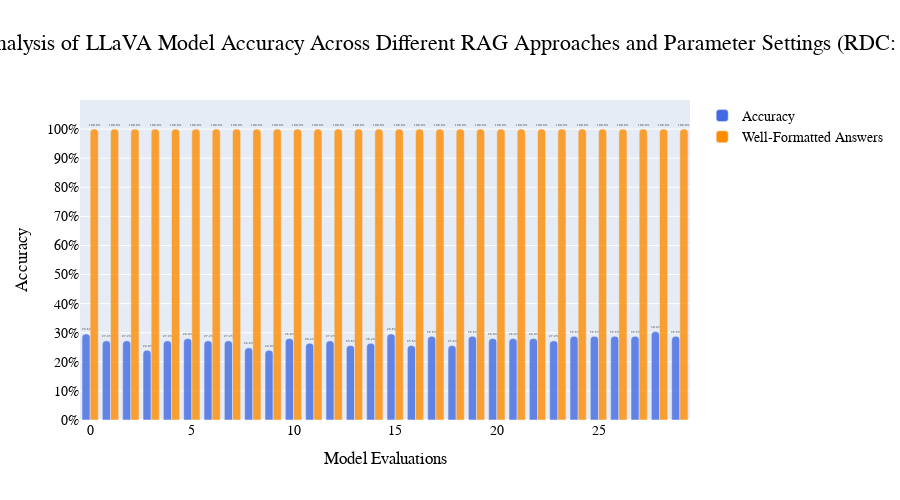

Write notebook code for a chart like this one.
### Code cell
world_med_qa_v_plot_helpers.display_bar_chart_on_evaluation_results(
    evaluation_results=evaluation_results,
    title="Analysis of LLaVA Model Accuracy Across Different RAG Approaches and Parameter Settings (RDC: 1)"
)

### Figure 1 — Plotly figure (JSON) as saved in the notebook; plotly's stock layout.template omitted (floating-point values rounded to 4 significant figures; data arrays with more than 128 entries replaced by an {"elided": "..."} marker saying what was removed)
{"data": [{"cliponaxis": false, "customdata": {"elided": "30x8 mixed values"}, "hovertemplate": "VQA Strategy Type: %{customdata[0]}<br>Prompt Type: %{customdata[1]}<br>Relevant Documents Count: %{customdata[2]}<br>Document Splitter: %{customdata[3]}<br>Add Title: %{customdata[4]}<br>Token Count: %{customdata[5]}<br>Chunk Size: %{customdata[6]}<br>Chunk Overlap: %{customdata[7]}<br>", "marker": {"color": "royalblue", "opacity": 0.8}, "name": "Accuracy", "text": [0.296, 0.272, 0.272, 0.24, 0.272, 0.28, 0.272, 0.272, 0.248, 0.24, 0.28, 0.264, 0.272, 0.256, 0.264, 0.296, 0.256, 0.288, 0.256, 0.288, 0.28, 0.28, 0.28, 0.272, 0.288, 0.288, 0.288, 0.288, 0.304, 0.288], "textposition": "outside", "texttemplate": "%{y:.1%}", "type": "bar", "width": 0.4, "x": [0, 1, 2, 3, 4, 5, 6, 7, 8, 9, 10, 11, 12, 13, 14, 15, 16, 17, 18, 19, 20, 21, 22, 23, 24, 25, 26, 27, 28, 29], "y": [0.296, 0.272, 0.272, 0.24, 0.272, 0.28, 0.272, 0.272, 0.248, 0.24, 0.28, 0.264, 0.272, 0.256, 0.264, 0.296, 0.256, 0.288, 0.256, 0.288, 0.28, 0.28, 0.28, 0.272, 0.288, 0.288, 0.288, 0.288, 0.304, 0.288]}, {"cliponaxis": false, "customdata": {"elided": "30x8 mixed values"}, "hovertemplate": "VQA Strategy Type: %{customdata[0]}<br>Prompt Type: %{customdata[1]}<br>Relevant Documents Count: %{customdata[2]}<br>Document Splitter: %{customdata[3]}<br>Add Title: %{customdata[4]}<br>Token Count: %{customdata[5]}<br>Chunk Size: %{customdata[6]}<br>Chunk Overlap: %{customdata[7]}<br>", "marker": {"color": "darkorange", "opacity": 0.8}, "name": "Well-Formatted Answers", "text": [1, 1, 1, 1, 1, 1, 1, 1, 1, 1, 1, 1, 1, 1, 1, 1, 1, 1, 1, 1, 1, 1, 1, 1, 1, 1, 1, 1, 1, 1], "textposition": "outside", "texttemplate": "%{y:.1%}", "type": "bar", "width": 0.4, "x": [0, 1, 2, 3, 4, 5, 6, 7, 8, 9, 10, 11, 12, 13, 14, 15, 16, 17, 18, 19, 20, 21, 22, 23, 24, 25, 26, 27, 28, 29], "y": [1, 1, 1, 1, 1, 1, 1, 1, 1, 1, 1, 1, 1, 1, 1, 1, 1, 1, 1, 1, 1, 1, 1, 1, 1, 1, 1, 1, 1, 1]}], "layout": {"barcornerradius": 15, "barmode": "group", "font": {"color": "black", "family": "Arial, sans-serif", "size": 14}, "height": 500, "title": {"font": {"color": "black", "family": "Arial, sans-serif", "size": 22}, "text": "Analysis of LLaVA Model Accuracy Across Different RAG Approaches and Parameter Settings (RDC: 1)", "x": 0.5, "xanchor": "center"}, "xaxis": {"title": {"text": "Model Evaluations"}}, "yaxis": {"range": [0, 1.1], "ticktext": ["0%", "10%", "20%", "30%", "40%", "50%", "60%", "70%", "80%", "90%", "100%"], "tickvals": [0, 0.1, 0.2, 0.3, 0.4, 0.5, 0.6, 0.7, 0.8, 0.9, 1], "title": {"text": "Accuracy"}}}}
